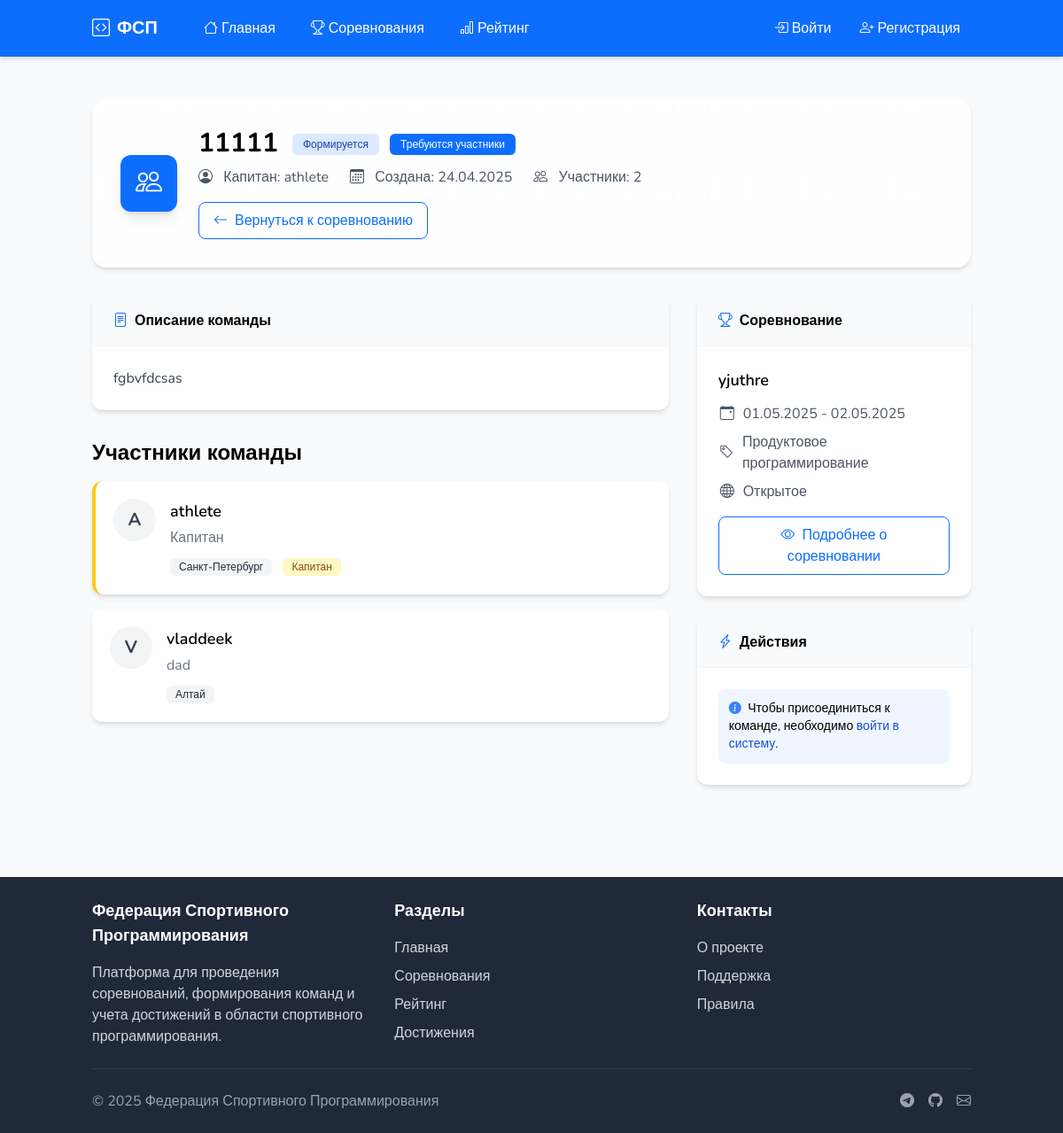
/teams/view/1, run on the app's committed database.
### app/models.py (models this page shows, shortened)
class Team(db.Model):
    __tablename__ = 'teams'
    id = db.Column(db.Integer, primary_key=True)
    name = db.Column(db.String(100), nullable=False)
    captain_id = db.Column(db.Integer, db.ForeignKey('users.id'))
    competition_id = db.Column(db.Integer, db.ForeignKey('competitions.id'))
    status = db.Column(db.String(20), default=TeamStatus.FORMING)
    needs_members = db.Column(db.Boolean, default=False)
    description = db.Column(db.Text)
    logo_url = db.Column(db.String(200))  # URL логотипа команды
    created_at = db.Column(db.DateTime, default=datetime.utcnow)
    updated_at = db.Column(db.DateTime, default=datetime.utcnow, onupdate=datetime.utcnow)
    members = db.relationship('TeamMember', backref='team', lazy='dynamic')
    result = db.relationship('Result', backref='team', uselist=False)
    def get_confirmed_members_count(self):
        return self.members.filter_by(status=MemberStatus.CONFIRMED).count()

class User(UserMixin, db.Model):
    __tablename__ = 'users'
    id = db.Column(db.Integer, primary_key=True)
    username = db.Column(db.String(64), unique=True, index=True)
    email = db.Column(db.String(120), unique=True, index=True)
    password_hash = db.Column(db.String(128))
    role = db.Column(db.String(30), default=UserRole.ATHLETE)
    region_id = db.Column(db.Integer, db.ForeignKey('regions.id'))
    created_at = db.Column(db.DateTime, default=datetime.utcnow)
    rating_points = db.Column(db.Integer, default=0)
    competitions_count = db.Column(db.Integer, default=0)
    wins_count = db.Column(db.Integer, default=0)
    last_competition_date = db.Column(db.DateTime)
    theme = db.Column(db.String(20), default='light')  # Тема интерфейса
    notification_settings = db.Column(db.JSON)  # JSON с настройками уведомлений
    region = db.relationship('Region', backref='users')
    teams_as_captain = db.relationship('Team', backref='captain', lazy='dynamic',
                                       foreign_keys='Team.captain_id')
    team_memberships = db.relationship('TeamMember', backref='user', lazy='dynamic')
    organized_competitions = db.relationship('Competition', backref='organizer', lazy='dynamic',
                                             foreign_keys='Competition.organizer_id')
    results = db.relationship('Result', backref='user', lazy='dynamic',
                              foreign_keys='Result.user_id')
    @property
    def password(self):
        raise AttributeError('Пароль не является читаемым атрибутом')

class TeamMember(db.Model):
    __tablename__ = 'team_members'
    id = db.Column(db.Integer, primary_key=True)
    team_id = db.Column(db.Integer, db.ForeignKey('teams.id'))
    user_id = db.Column(db.Integer, db.ForeignKey('users.id'))
    status = db.Column(db.String(20), default=MemberStatus.INVITED)
    role_description = db.Column(db.String(100))
    joined_at = db.Column(db.DateTime)
    created_at = db.Column(db.DateTime, default=datetime.utcnow)
    updated_at = db.Column(db.DateTime, default=datetime.utcnow, onupdate=datetime.utcnow)
    def get_status_display(self):
        statuses = {
            MemberStatus.INVITED: "Приглашен",
            MemberStatus.CONFIRMED: "Подтвержден",
            MemberStatus.REJECTED: "Отклонен"
        }
        return statuses.get(self.status, self.status)

class Region(db.Model):
    __tablename__ = 'regions'
    id = db.Column(db.Integer, primary_key=True)
    name = db.Column(db.String(100), unique=True)
    code = db.Column(db.String(10), unique=True, nullable=True)  # Код региона (например, 77 для Москвы)
    created_at = db.Column(db.DateTime, default=datetime.utcnow)

class Competition(db.Model):
    __tablename__ = 'competitions'
    id = db.Column(db.Integer, primary_key=True)
    name = db.Column(db.String(100), nullable=False)
    description = db.Column(db.Text)
    discipline = db.Column(db.String(30), nullable=False)
    format = db.Column(db.String(30), nullable=False)
    status = db.Column(db.String(20), default=CompetitionStatus.DRAFT)
    start_date = db.Column(db.DateTime, nullable=False)
    end_date = db.Column(db.DateTime, nullable=False)
    registration_start = db.Column(db.DateTime, nullable=False)
    registration_end = db.Column(db.DateTime, nullable=False)
    max_participants = db.Column(db.Integer)
    is_team_competition = db.Column(db.Boolean, default=True)
    organizer_id = db.Column(db.Integer, db.ForeignKey('users.id'))
    location = db.Column(db.String(200))  # Если есть физическое место проведения
    requirements = db.Column(db.Text)  # Технические требования
    prizes = db.Column(db.Text)  # Информация о призах
    logo_url = db.Column(db.String(200))  # URL логотипа соревнования
    website = db.Column(db.String(200))  # Внешний сайт соревнования
    created_at = db.Column(db.DateTime, default=datetime.utcnow)
    updated_at = db.Column(db.DateTime, default=datetime.utcnow, onupdate=datetime.utcnow)
    regions = db.relationship('Region',
                              secondary=competition_regions,
                              backref=db.backref('competitions', lazy='dynamic'))
    teams = db.relationship('Team', backref='competition', lazy='dynamic')
    results = db.relationship('Result', backref='competition', lazy='dynamic')
    def get_discipline_display(self):
        disciplines = {
            CompetitionDiscipline.PRODUCT: "Продуктовое программирование",
            CompetitionDiscipline.SECURITY: "Программирование систем информационной безопасности",
            CompetitionDiscipline.ALGORITHM: "Алгоритмическое программирование",
            CompetitionDiscipline.ROBOTICS: "Программирование робототехники",
            CompetitionDiscipline.DRONE: "Программирование беспилотных авиационных систем"
        }
        return disciplines.get(self.discipline, self.discipline)
    def get_format_display(self):
        formats = {
            CompetitionFormat.OPEN: "Открытое",
            CompetitionFormat.REGIONAL: "Региональное",
            CompetitionFormat.FEDERAL: "Всероссийское"
        }
        return formats.get(self.format, self.format)

### app/routes/teams.py (the view)
@teams.route('/view/<int:id>')
def view(id):
    team = Team.query.get_or_404(id)
    members = team.members.all()
    is_captain = current_user.is_authenticated and current_user.id == team.captain_id
    can_join = False
    if current_user.is_authenticated and team.needs_members:
        is_member = any(m.user_id == current_user.id for m in members)
        can_join = not is_member
    return render_template('teams/view.html',
                           team=team,
                           members=members,
                           is_captain=is_captain,
                           can_join=can_join)

### app/templates/teams/view.html (shortened to what this page needs)
{% extends "base.html" %}
{% block content %}
<div class="container mx-auto px-4 py-8">
    <div class="team-header-pattern rounded-2xl shadow-md p-6 md:p-8 mb-8 relative overflow-hidden">
        <div class="flex flex-wrap items-center">
            <div class="w-16 h-16 flex items-center justify-center bg-primary text-white rounded-xl shadow-lg mr-6 text-3xl">
                <i class="bi bi-people"></i>
            </div>
            <div>
                <div class="flex items-center flex-wrap mb-2">
                    <h1 class="text-3xl font-bold mr-4 mb-2 sm:mb-0">{{ team.name }}</h1>
                    <div>
                        {% if team.status == 'pending' %}
                            <span class="inline-flex items-center px-3 py-1 rounded-md text-xs font-medium bg-yellow-100 text-yellow-800">
                                На модерации
                            </span>
                        {% elif team.status == 'approved' %}
                            <span class="inline-flex items-center px-3 py-1 rounded-md text-xs font-medium bg-green-100 text-green-800">
                                Подтверждена
                            </span>
                        {% elif team.status == 'rejected' %}
                            <span class="inline-flex items-center px-3 py-1 rounded-md text-xs font-medium bg-red-100 text-red-800">
                                Отклонена
                            </span>
                        {% elif team.status == 'forming' %}
                            <span class="inline-flex items-center px-3 py-1 rounded-md text-xs font-medium bg-blue-100 text-blue-800">
                                Формируется
                            </span>
                        {% endif %}
                        {% if team.needs_members %}
                        <span class="inline-flex items-center px-3 py-1 ml-2 rounded-md text-xs font-medium bg-primary text-white">
                            Требуются участники
                        </span>
                        {% endif %}
                    </div>
                </div>
                <div class="flex flex-wrap items-center mb-4 text-gray-600">
                    <div class="mr-6 mb-2 sm:mb-0">
                        <i class="bi bi-person-circle mr-2"></i>
                        Капитан: {{ team.captain.username }}
                    </div>
                    <div class="mr-6 mb-2 sm:mb-0">
                        <i class="bi bi-calendar3 mr-2"></i>
                        Создана: {{ team.created_at.strftime('%d.%m.%Y') }}
                    </div>
                    <div class="mb-2 sm:mb-0">
                        <i class="bi bi-people mr-2"></i>
                        Участники: {{ team.get_confirmed_members_count() }}
                    </div>
                </div>
                <a href="{{ url_for('competitions.view', id=team.competition_id) }}" class="inline-flex items-center px-4 py-2 border border-primary text-primary rounded-lg hover:bg-blue-50 transition-colors">
                    <i class="bi bi-arrow-left mr-2"></i>
                    Вернуться к соревнованию
                </a>
            </div>
        </div>
    </div>
    <div class="grid grid-cols-1 lg:grid-cols-3 gap-8">
        <div class="lg:col-span-2">
            {% if team.description %}
            <div class="bg-white rounded-xl shadow-md mb-8 overflow-hidden">
                <div class="bg-gray-50 px-6 py-4 border-b border-gray-100 font-semibold flex items-center">
                    <i class="bi bi-file-text mr-2 text-primary"></i>
                    Описание команды
                </div>
                <div class="p-6">
                    <p class="text-gray-700">{{ team.description }}</p>
                </div>
            </div>
            {% endif %}
            <h3 class="text-2xl font-bold mb-4">Участники команды</h3>
            {% if members %}
                <div class="space-y-4">
                {% for member in members %}
                    <div class="member-card bg-white rounded-xl shadow-md p-5
                        {% if member.user_id == team.captain_id %}border-l-4 border-yellow-400
                        {% elif member.status == 'invited' %}border-l-4 border-blue-400
                        {% endif %}">
                        <div class="flex flex-wrap items-start">
                            <div class="w-12 h-12 bg-gray-100 text-gray-700 rounded-full flex items-center justify-center text-xl font-bold mr-4">
                                {{ member.user.username[0] | upper }}
                            </div>
                            <div>
                                <h5 class="text-lg font-semibold mb-1">{{ member.user.username }}</h5>
                                <div class="text-gray-500 mb-2">{{ member.role_description or 'Роль не указана' }}</div>
                                <div>
                                    <span class="inline-flex items-center px-2.5 py-0.5 rounded-md text-xs font-medium bg-gray-100 text-gray-800 mr-2">
                                        {{ member.user.region.name }}
                                    </span>
                                    {% if member.user_id == team.captain_id %}
                                    <span class="inline-flex items-center px-2.5 py-0.5 rounded-md text-xs font-medium bg-yellow-100 text-yellow-800">
                                        Капитан
                                    </span>
                                    {% endif %}
                                </div>
                            </div>
                            <div class="absolute top-3 right-3">
                                <span class="inline-flex items-center px-2.5 py-0.5 rounded-md text-xs font-medium
                                    {% if member.status == 'invited' %}bg-yellow-100 text-yellow-800
                                    {% elif member.status == 'confirmed' %}bg-green-100 text-green-800
                                    {% elif member.status == 'rejected' %}bg-red-100 text-red-800{% endif %}">
                                </span>
                            </div>
                        </div>
                    </div>
                {% endfor %}
                </div>
            {% endif %}
        </div>
        <div class="lg:col-span-1">
            <div class="info-card bg-white rounded-xl shadow-md mb-6 overflow-hidden">
                <div class="bg-gray-50 px-6 py-4 border-b border-gray-100 font-semibold flex items-center">
                    <i class="bi bi-trophy mr-2 text-primary"></i>
                    Соревнование
                </div>
                <div class="p-6">
                    <h4 class="text-lg font-semibold mb-3">{{ team.competition.name }}</h4>
                    <div class="space-y-2 text-gray-600 mb-4">
                        <div class="flex items-center">
                            <i class="bi bi-calendar-event mr-2 w-5 text-center"></i>
                            <span>{{ team.competition.start_date.strftime('%d.%m.%Y') }} - {{ team.competition.end_date.strftime('%d.%m.%Y') }}</span>
                        </div>
                        <div class="flex items-center">
                            <i class="bi bi-tag mr-2 w-5 text-center"></i>
                            <span>{{ team.competition.get_discipline_display() }}</span>
                        </div>
                        <div class="flex items-center">
                            <i class="bi bi-globe mr-2 w-5 text-center"></i>
                            <span>{{ team.competition.get_format_display() }}</span>
                        </div>
                    </div>
                    <a href="{{ url_for('competitions.view', id=team.competition_id) }}" class="block w-full text-center px-4 py-2 border border-primary text-primary rounded-lg hover:bg-blue-50 transition-colors">
                        <i class="bi bi-eye mr-1"></i>
                        Подробнее о соревновании
                    </a>
                </div>
            </div>
            <div class="info-card bg-white rounded-xl shadow-md mb-6 overflow-hidden">
                <div class="bg-gray-50 px-6 py-4 border-b border-gray-100 font-semibold flex items-center">
                    <i class="bi bi-lightning-charge mr-2 text-primary"></i>
                    Действия
                </div>
                <div class="p-6">
                    {% if is_captain and team.status == 'forming' %}
                        <div class="mb-4">
                            <a href="{{ url_for('teams.submit', id=team.id) }}" class="block w-full text-center px-4 py-2 bg-primary text-white rounded-lg hover:bg-blue-700 transition-colors">
                                <i class="bi bi-check-circle mr-2"></i>
                                Отправить заявку на участие
                            </a>
                        </div>
                        <div class="bg-blue-50 rounded-lg p-3 text-sm">
                            <i class="bi bi-info-circle-fill mr-1 text-blue-500"></i>
                            Перед отправкой убедитесь, что в команде достаточное количество участников.
                        </div>
                    {% else %}
                        <div class="bg-blue-50 rounded-lg p-3 text-sm">
                            <i class="bi bi-info-circle-fill mr-1 text-blue-500"></i>
                            Чтобы присоединиться к команде, необходимо <a href="{{ url_for('auth.login') }}" class="text-blue-700 hover:underline">войти в систему</a>.
                        </div>
                    {% endif %}
                </div>
            </div>
        </div>
    </div>
</div>
{% endblock %}

### data on the page
Team: name "11111", created_at "24.04.2025", description "fgbvfdcsas"
User: captain.username "athlete"
TeamMember: user "A", user.username "athlete", role_description "Капитан", user.region.name "Санкт-Петербург"
TeamMember: user "V", user.username "vladdeek", role_description "dad", user.region.name "Алтай"
Competition: competition.name "yjuthre", competition.start_date "01.05.2025", competition.end_date "02.05.2025", competition.discipline "Продуктовое программирование", competition.format "Открытое"

### other printed values
{{ team.get_confirmed_members_count() }} "2"
